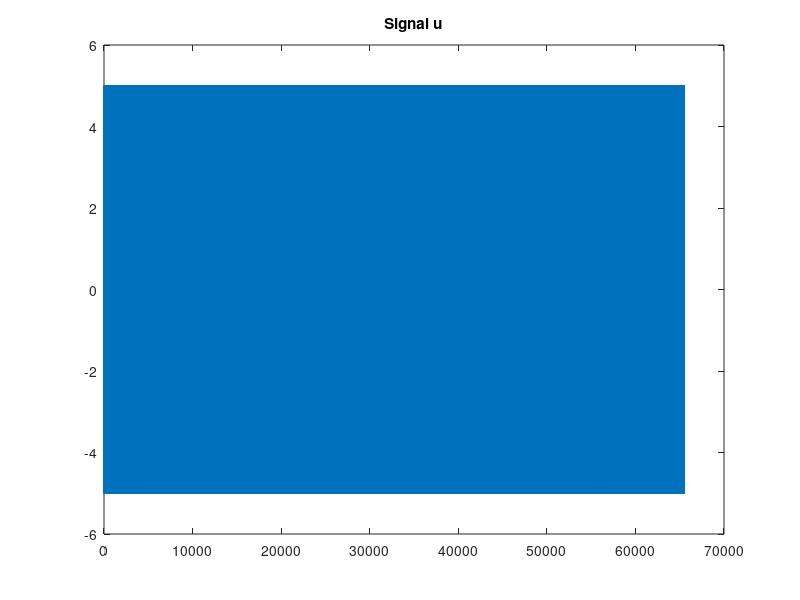
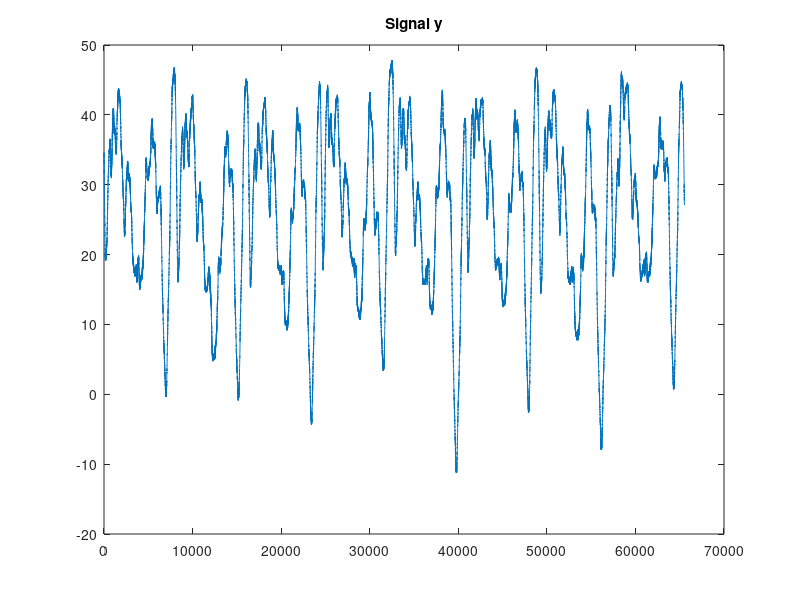

Reproduce these figures in MATLAB, in order.
data = load('data_position.mat');
data = data.data;



experiment_name = data { 4 }. name ;
y = data { 4 }. y ;
u = data { 4 }. u ;




figure;
plot(u);
title('Signal u');

figure;
plot(y);
title('Signal y');